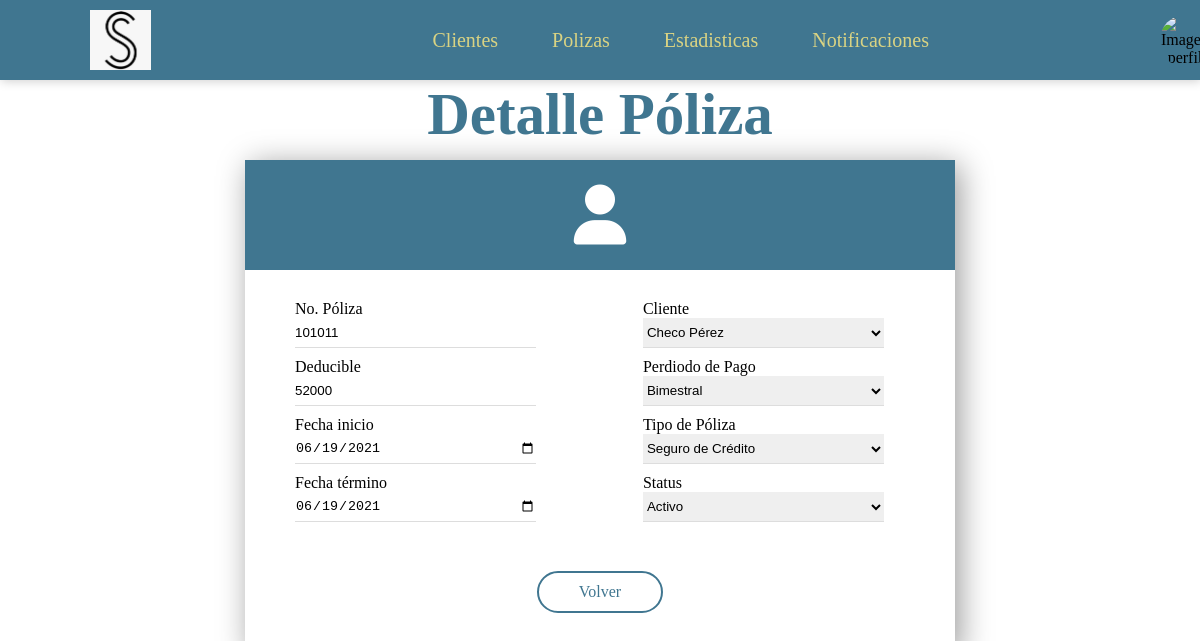
/clientes/polizas/5/vista, run on the app's committed database.
### Clientes/models.py (models this page shows, shortened)
class Poliza (models.Model):
    num_poliza = models.CharField(max_length=30)
    deducible = models.CharField(max_length=30)
    fecha_inicio = models.DateField()
    fecha_termino = models.DateField()
    tipo_poliza = models.ForeignKey(Tipos_Poliza, on_delete=models.CASCADE)
    periodo_pago = models.ForeignKey(Periodos_Pago, on_delete=models.CASCADE)
    cliente = models.ForeignKey(Cliente, on_delete=models.CASCADE)
    status = models.ForeignKey(Status, on_delete=models.CASCADE)

### Clientes/views.py (the view)
# urls.py: path('polizas/<int:id_poliza>/vista',views.vistaPoliza,name='vista_poliza'),
def vistaPoliza(request, id_poliza):
    poliza = Poliza.objects.get(id = id_poliza)
    form = PolizaForm(request.POST or None, instance=poliza)
    return render(request,'poliza_vista.html', {'form':form,'poliza':poliza})

### Clientes/models.py (called while the page is built)
    def __str__(self):
        return self.nombre

    def __str__(self):
        return self.nombre

    def __str__(self):
        return self.nombre

    def __str__(self):
        return self.nombre +" "+ self.ap_paterno

### Clientes/templates/poliza_vista.html (shortened to what this page needs)
{%extends "header.html"%}
{% block content %}
<div class="title-general">
	<h1>Detalle Póliza</h1>
</div>
<section class="aling-general">
		<div class="container2">
			<div class="content1">
				<i class="fas fa-user"></i>
			</div>
			<div class="content2">
				{{form.num_poliza.label}}
                {{form.num_poliza}}
                {{form.deducible.label}}
                {{form.deducible}}
                {{form.fecha_inicio.label}}
                {{form.fecha_inicio}}
                {{form.fecha_termino.label}}
                {{form.fecha_termino}}
			</div>
			<div class="content2">
				{{form.cliente.label}}
                {{form.cliente}}
                {{form.periodo_pago.label}}
                {{form.periodo_pago}}
                {{form.tipo_poliza.label}}
                {{form.tipo_poliza}}
                {{form.status.label}}
                {{form.status}}
			</div>
			<div class="content3">
                <div class="b-g">
					<a href="{% url 'Clientes:detalle_poliza' poliza.id %}">Volver</a>
				</div>
			</div>
		</div>
</section>
{% endblock %}

### Clientes/static/css2.css (style rules this page uses)
* { margin: 0; padding: 0; box-sizing: border-box; }
.b-g { width: 100%; height: 30px; display: flex; justify-content: center; align-items: center; margin: 15px 0; }
.b-g a, .b-g button { color: #407690; text-decoration: none; border: 2px solid #407690; padding: 10px 40px; border-radius: 50px; cursor: pointer; transition: .5s ease-in-out; }
.container2 { width: 710px; margin: 80px; display: flex; flex-wrap: wrap; box-shadow: 5px 5px 30px rgba(0,0,0,.4); }
.container .content1 i, .container2 .content1 i { width: 200px; margin: 5px; font-size: 60px; text-align: center; color: #FFF; transition: 1s ease-in-out; }
.container .box, .container2 .box { width: 90%; height: 30px; margin-bottom: 10px; border: none; border-bottom: 1px solid #DDD; transition: .5s ease-in-out; }
.content1 { width: 100%; text-align: center; background: #407690; padding: 20px; }
.content2 { width: 49%; padding: 30px 30px 0 50px; }
.content3 { width: 100%; text-align: center; padding: 30px 0; }
.aling-general { width: 100%; height: 100%; display: flex; align-items: center; justify-content: center; margin: auto; }
.title-general { width: 100%; position: absolute; display: flex; justify-content: center; align-items: flex-start; }
.title-general h1 { font-size: 59px; color: #407690; }

### data on the page
Poliza: num_poliza "101011", deducible "52000", fecha_inicio "06/19/2021", fecha_termino "06/19/2021", cliente "Checo Pérez", periodo_pago "Bimestral", tipo_poliza "Seguro de Crédito", status "Activo"
